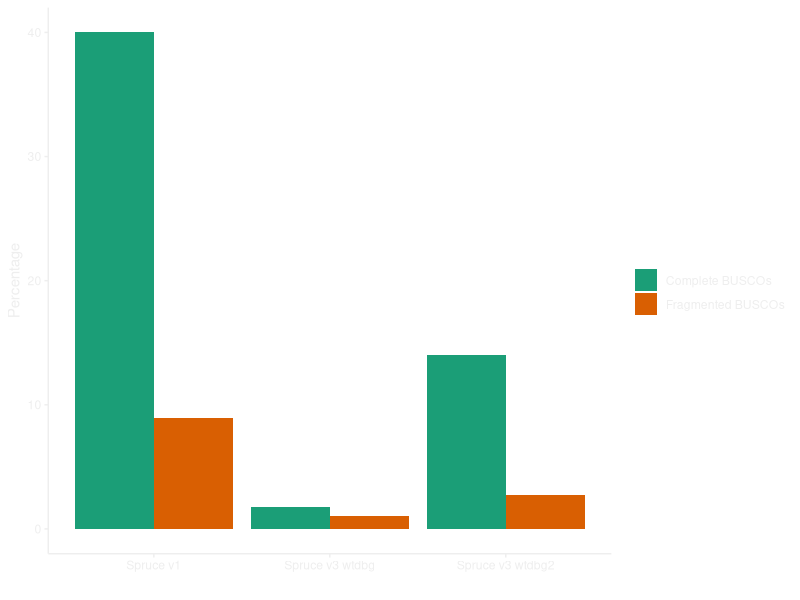
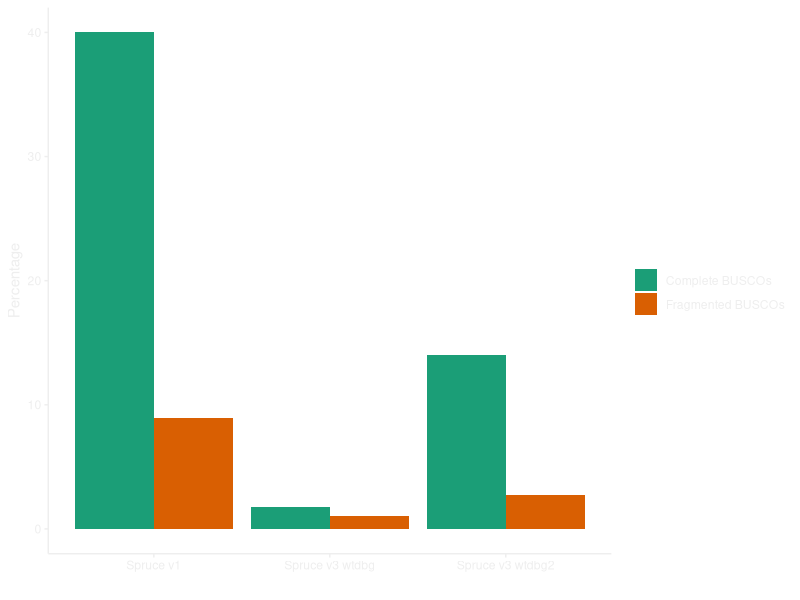

Write R code to recreate these figures, in order.
library(tidyverse)
library(here)

data <- read_csv("../data/buscos.csv") %>% 
  gather(key, value, -assembly)

transparent_theme <- theme(
  axis.text = element_text(colour = "#EEEEEE"),
  axis.title = element_text(colour = "#EEEEEE"),
  axis.line = element_line(colour = "#EEEEEE"),
  axis.ticks = element_line(colour = "#EEEEEE"),
  panel.grid = element_blank(),
  panel.border = element_blank(),
  legend.text = element_text(colour = "#EEEEEE"),
  legend.title = element_text(colour = "#EEEEEE"),
  plot.background = element_rect(fill = "transparent", colour = "transparent"),
  panel.background = element_rect(fill = "transparent", colour = "transparent"),
  legend.background = element_rect(fill = "transparent", colour = "transparent"))

ggplot(data, aes(assembly, value, fill = key)) +
  geom_bar(stat = "identity", position = position_dodge()) +
  scale_fill_brewer(palette = "Dark2", name = "") +
  labs(x = "", y = "Percentage") +
  transparent_theme

ggsave("../img/buscos.png",
       dpi = 300, width = 8, height = 5, bg = "transparent")
